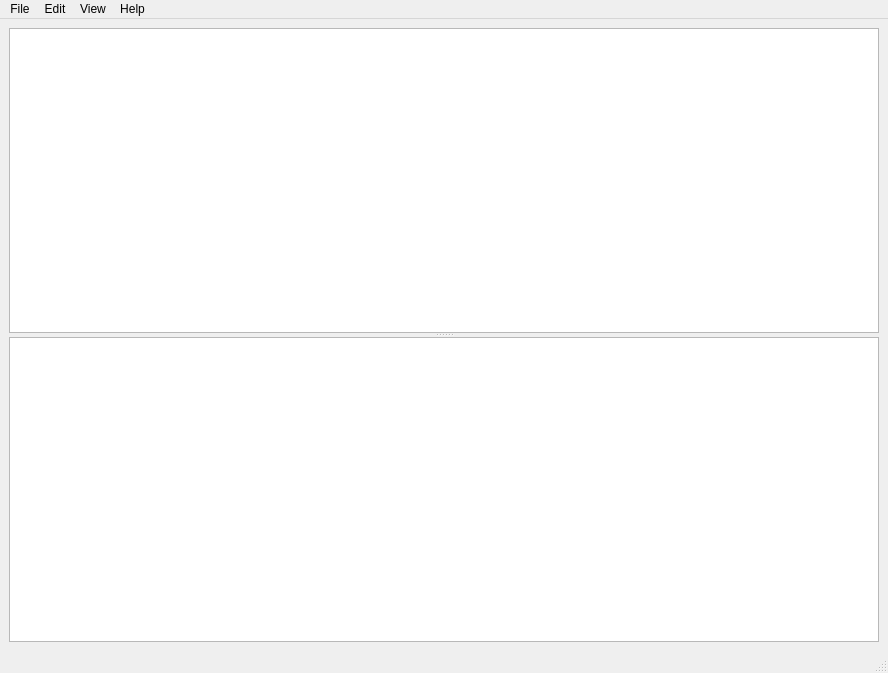
<?xml version="1.0" encoding="UTF-8"?>
<ui version="4.0">
 <class>MainWindow</class>
 <widget class="QMainWindow" name="MainWindow">
  <property name="geometry">
   <rect>
    <x>0</x>
    <y>0</y>
    <width>888</width>
    <height>673</height>
   </rect>
  </property>
  <property name="windowTitle">
   <string>MainWindow</string>
  </property>
  <widget class="QWidget" name="centralwidget">
   <property name="sizePolicy">
    <sizepolicy hsizetype="Preferred" vsizetype="Ignored">
     <horstretch>0</horstretch>
     <verstretch>0</verstretch>
    </sizepolicy>
   </property>
   <property name="layoutDirection">
    <enum>Qt::LeftToRight</enum>
   </property>
   <layout class="QHBoxLayout" name="horizontalLayout">
    <item>
     <widget class="QSplitter" name="splitter">
      <property name="orientation">
       <enum>Qt::Vertical</enum>
      </property>
      <widget class="QGraphicsView" name="graphicsView">
       <property name="minimumSize">
        <size>
         <width>20</width>
         <height>20</height>
        </size>
       </property>
       <property name="sizeIncrement">
        <size>
         <width>0</width>
         <height>0</height>
        </size>
       </property>
       <property name="viewportUpdateMode">
        <enum>QGraphicsView::BoundingRectViewportUpdate</enum>
       </property>
      </widget>
      <widget class="QGraphicsView" name="graphicsViewProcessed"/>
     </widget>
    </item>
   </layout>
   <zorder>graphicsView</zorder>
   <zorder>graphicsViewProcessed</zorder>
   <zorder>splitter</zorder>
  </widget>
  <widget class="QMenuBar" name="menubar">
   <property name="geometry">
    <rect>
     <x>0</x>
     <y>0</y>
     <width>888</width>
     <height>22</height>
    </rect>
   </property>
   <widget class="QMenu" name="menuFile">
    <property name="title">
     <string>File</string>
    </property>
    <addaction name="actionOpen"/>
    <addaction name="actionExit"/>
   </widget>
   <widget class="QMenu" name="menuEdit">
    <property name="title">
     <string>Edit</string>
    </property>
   </widget>
   <widget class="QMenu" name="menuView">
    <property name="title">
     <string>View</string>
    </property>
    <addaction name="actionZoom_In"/>
    <addaction name="actionZoom_Out"/>
    <addaction name="separator"/>
    <addaction name="actionReset_Splitter"/>
   </widget>
   <widget class="QMenu" name="menuHelp">
    <property name="title">
     <string>Help</string>
    </property>
   </widget>
   <addaction name="menuFile"/>
   <addaction name="menuEdit"/>
   <addaction name="menuView"/>
   <addaction name="menuHelp"/>
  </widget>
  <widget class="QStatusBar" name="statusbar"/>
  <action name="actionOpen">
   <property name="text">
    <string>Open</string>
   </property>
  </action>
  <action name="actionExit">
   <property name="text">
    <string>Exit</string>
   </property>
  </action>
  <action name="actionZoom_In">
   <property name="text">
    <string>Zoom In</string>
   </property>
  </action>
  <action name="actionZoom_Out">
   <property name="text">
    <string>Zoom Out</string>
   </property>
  </action>
  <action name="actionNormal_Size">
   <property name="text">
    <string>Normal Size</string>
   </property>
  </action>
  <action name="actionFit_to_Window">
   <property name="text">
    <string>Fit to Window</string>
   </property>
  </action>
  <action name="actionReset_Splitter">
   <property name="text">
    <string>Reset Splitter</string>
   </property>
  </action>
 </widget>
 <resources/>
 <connections/>
</ui>
